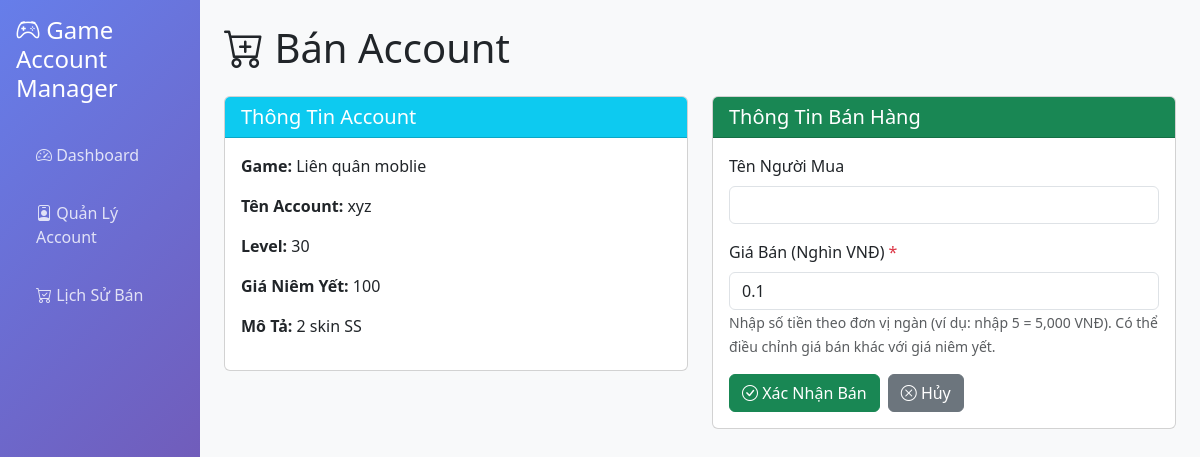
The app's page /account/2/sell with its own data.
### app.py (models this page shows, shortened)
class GameAccount(db.Model):
    id = db.Column(db.Integer, primary_key=True)
    game_name = db.Column(db.String(100), nullable=False)
    account_name = db.Column(db.String(100), nullable=False)
    level = db.Column(db.Integer, default=1)
    price = db.Column(db.Float, nullable=False)
    status = db.Column(db.String(20), default='available')  # available, sold, reserved
    description = db.Column(db.Text)
    created_at = db.Column(db.DateTime, default=datetime.utcnow)
    sold_at = db.Column(db.DateTime, nullable=True)

### app.py (the view, shortened to what this page needs)
@app.route('/account/<int:id>/sell', methods=['GET', 'POST'])
def sell_account(id):
    account = GameAccount.query.get_or_404(id)
    account_price_display = account.price / 1000
    return render_template('sell_account.html', account=account, account_price_display=account_price_display)

### app.py (called while the page is built)
def format_thousands(value):
    if value is None:
        return "0"
    try:
        value = float(value)
        if value >= 1000:
            result = value / 1000
            if result == int(result):
                return f"{int(result):,} K"
            else:
                return f"{result:,.1f} K"
        else:
            return f"{value:,.0f}"
    except (ValueError, TypeError):
        return "0"

### templates/sell_account.html (shortened to what this page needs)
{% extends "base.html" %}
{% block content %}
<h1 class="mb-4"><i class="bi bi-cart-plus"></i> Bán Account</h1>
<div class="row">
    <div class="col-md-6">
        <div class="card mb-4">
            <div class="card-header bg-info text-white">
                <h5 class="mb-0">Thông Tin Account</h5>
            </div>
            <div class="card-body">
                <p><strong>Game:</strong> {{ account.game_name }}</p>
                <p><strong>Tên Account:</strong> {{ account.account_name }}</p>
                <p><strong>Level:</strong> {{ account.level }}</p>
                <p><strong>Giá Niêm Yết:</strong> {{ account.price | thousands }}</p>
                {% if account.description %}
                <p><strong>Mô Tả:</strong> {{ account.description }}</p>
                {% endif %}
            </div>
        </div>
    </div>
    <div class="col-md-6">
        <div class="card">
            <div class="card-header bg-success text-white">
                <h5 class="mb-0">Thông Tin Bán Hàng</h5>
            </div>
            <div class="card-body">
                <form method="POST">
                    <div class="mb-3">
                        <label for="buyer_name" class="form-label">Tên Người Mua</label>
                        <input type="text" class="form-control" id="buyer_name" name="buyer_name">
                    </div>
                    <div class="mb-3">
                        <label for="sale_price" class="form-label">Giá Bán (Nghìn VNĐ) <span class="text-danger">*</span></label>
                        <input type="number" class="form-control" id="sale_price" name="sale_price" value="{{ account_price_display }}" step="0.1" min="0" required>
                        <small class="form-text text-muted">Nhập số tiền theo đơn vị ngàn (ví dụ: nhập 5 = 5,000 VNĐ). Có thể điều chỉnh giá bán khác với giá niêm yết.</small>
                    </div>
                    <div class="d-flex gap-2">
                        <button type="submit" class="btn btn-success">
                            <i class="bi bi-check-circle"></i> Xác Nhận Bán
                        </button>
                        <a href="{{ url_for('accounts') }}" class="btn btn-secondary">
                            <i class="bi bi-x-circle"></i> Hủy
                        </a>
                    </div>
                </form>
            </div>
        </div>
    </div>
</div>
{% endblock %}

### records on screen
GameAccount: game_name "Liên quân moblie", account_name "xyz", level "30", price|thousands "100", description "2 skin SS"
